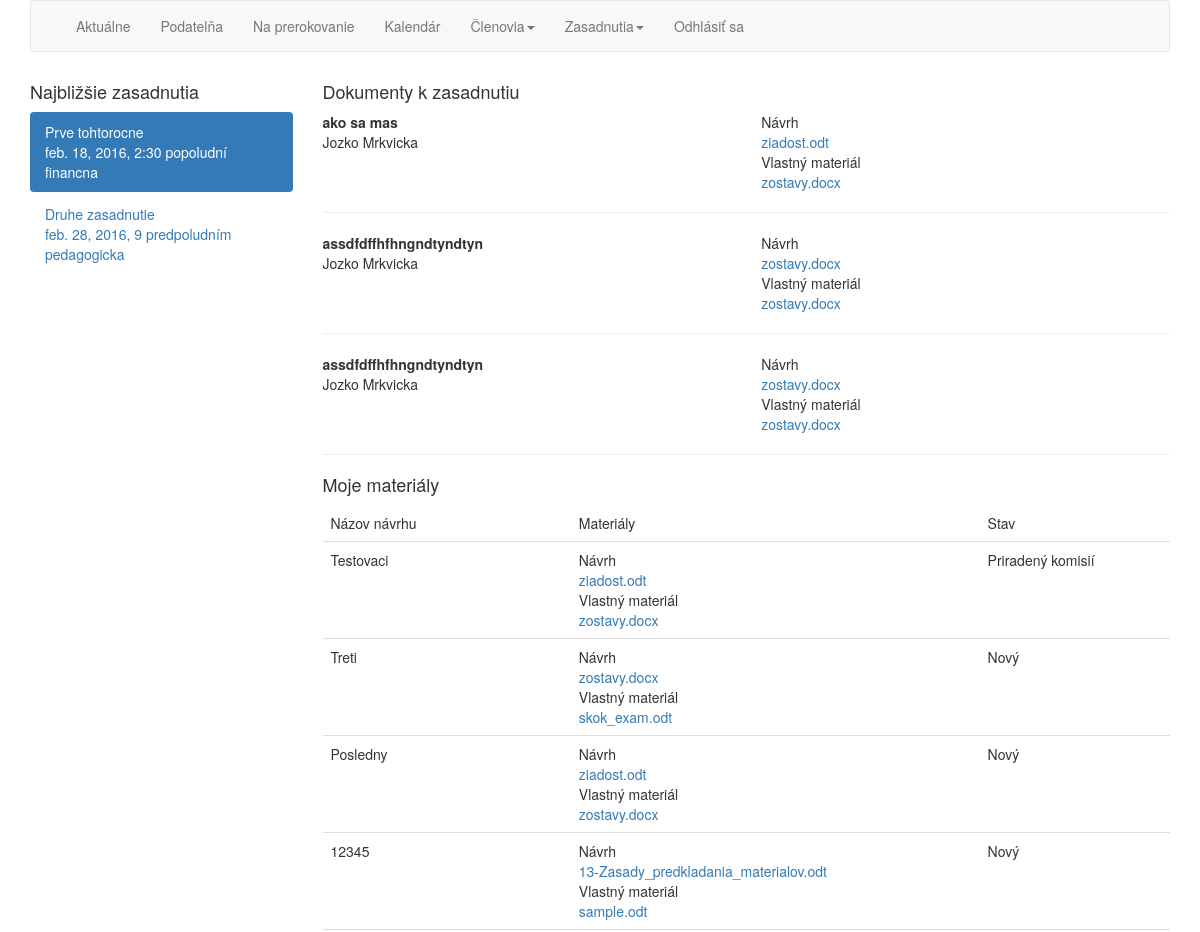
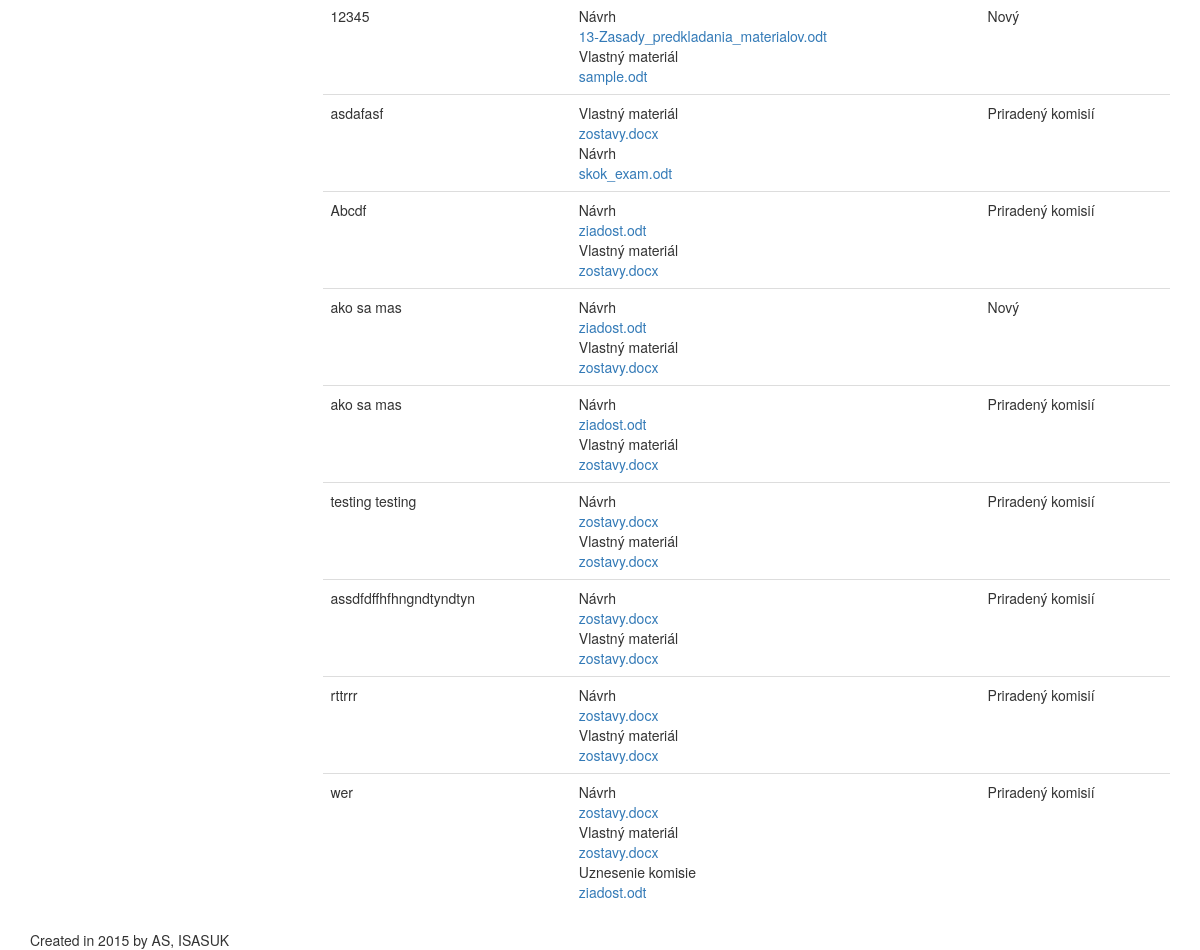
The page /home/a229b80629a84a5d951fc06bd4431f9d (signed in) on the database its author committed (2 pictures, top to bottom).
### isasuk/meeting/models.py (models this page shows)
class Meeting(models.Model):
    id = models.UUIDField(primary_key=True, default=uuid.uuid4, editable=False)
    created_at = models.DateTimeField(auto_now_add=True)
    title = models.CharField(max_length=80)
    date = models.DateTimeField()
    group = models.CharField(max_length=80)
    invitation = models.CharField(max_length=80)

### isasuk/upload/models.py (models this page shows)
class Proposal(models.Model):
    id = models.UUIDField(primary_key=True, default=uuid.uuid4, editable=False)
    creator = models.ForeignKey(User)
    timestamp = models.DateTimeField(auto_now_add=True)
    state = models.CharField(max_length=50)
    name = models.CharField(max_length=80)

class File(models.Model):
    id = models.UUIDField(primary_key=True, default=uuid.uuid4, editable=False)
    proposal_id = models.CharField(max_length=50)
    path = models.CharField(max_length=50)
    name = models.CharField(max_length=50)
    file_type = models.CharField(max_length=50)
    timestamp = models.DateTimeField(auto_now_add=True)

### isasuk/home/views.py (the view)
# urls.py: url(r'(?P<meeting_id>.+)', v.home_view),
@login_required
def home_view(request, meeting_id=None):
    return determine_permissions('home', request, meeting_id)

### isasuk/home/views.py (called while the page is built)
def determine_permissions(view, request, meeting_id):
  return views_permissions[view][request.user.details.role](request, meeting_id)

### isasuk/templatetags/getfiletype.py (called while the page is built)
@register.filter
def getfiletype(key):
  return filetypes[key]

### isasuk/templatetags/getstate.py (called while the page is built)
@register.filter
def getstate(key):
  return statetypes[key]

### isasuk/home/templates/home/main.html
{% extends 'index.html' %}
{% load getfiletype %}
{% load getstate %}
{% block navigation %}
    {% include 'navigation.html' %}
{% endblock%}
{% block content %}
<div class='row'>
    <div class='col-md-3'>
        <h4>Najbližšie zasadnutia</h4>
        <ul class="nav nav-pills nav-stacked">
          {% for meeting in meetings %}
            <li role="presentation"
            {% if meeting.id.hex == id %}
              class='active'
            {% endif %}
            ><a href="/home/{{ meeting.id.hex }}">
              {{ meeting.title }}<br>
              {{ meeting.date }}<br>
              {{ meeting.group }}
              </a>
            </li>
          {% endfor %}
        </ul>
    </div>
    <div class='col-md-9'>
      <div>
        <h4>Dokumenty k zasadnutiu</h4>
          {% for document in actual %}
          <div class="row">
            <div class="col-md-6">
              <strong>{{ document.proposal.name }}</strong><br>
              {{ document.proposal.creator.last_name }} {{ document.proposal.creator.first_name }}<br>
            </div>
            <div class="col-md-6">
              {% for f in document.files %}
                {{ f.file_type|getfiletype }}<br>
                <a href='/viewer/{{document.proposal.id}}/{{f.id}}'>{{ f.name }}</a><br>
              {% endfor %}
            </div>
          </div>
          <hr>
          {% empty %}
            K tomuto zasadnutiu ešte niesú žiadne návrhy
          {% endfor %}
      </div>
      <div>
      <h4>Moje materiály</h4>
         <div>
             {% if documents %}
               <table class="table">
                 <thead>
                   <tr>
                     <td>
                       Názov návrhu
                     </td>
                     <td>
                       Materiály
                     </td>
                     <td>
                       Stav
                     </td>
                   </tr>
                 </thead>
                 <tbody>
               {% for proposal in documents %}
                   <tr>
                     <td>
                      {{ proposal.proposal.name }}
                     </td>
                     <td>
                      {% for f in proposal.files %}
                        {{ f.file_type|getfiletype }}<br>
                        <a href='/viewer/{{proposal.proposal.id}}/{{f.id}}'>{{ f.name }}</a><br>
                      {% endfor %}
                     </td>
                     <td>
                       {{ proposal.proposal.state|getstate }}
                     </td>
                   </tr>
               {% endfor %}
                 </tbody>
               </table>
             {% else %}
               <p>V súčasnosti nemáte žiadne návrhy.</p>
             {% endif %}
             </div>
      </div>
    </div>
</div>
{% endblock %}
{% block footer %}
    {% include 'footer.html' %}
{% endblock %}

### rows shown on the page
Meeting: title "Prve tohtorocne", date "feb. 18, 2016, 2:30 popoludní", group "financna"
Meeting: title "Druhe zasadnutie", date "feb. 28, 2016, 9 predpoludním", group "pedagogicka"
Proposal: proposal.name "ako sa mas", proposal.creator.last_name "Jozko", proposal.creator.first_name "Mrkvicka", proposal.state|getstate "Priradený komisií"
File: file_type|getfiletype "Návrh", name "ziadost.odt"
File: file_type|getfiletype "Vlastný materiál", name "zostavy.docx"
Proposal: proposal.name "assdfdffhfhngndtyndtyn", proposal.creator.last_name "Jozko", proposal.creator.first_name "Mrkvicka", proposal.state|getstate "Priradený komisií"
File: file_type|getfiletype "Návrh", name "zostavy.docx"
File: file_type|getfiletype "Vlastný materiál", name "zostavy.docx"
Proposal: proposal.name "Testovaci", proposal.state|getstate "Priradený komisií"
File: file_type|getfiletype "Návrh", name "ziadost.odt"
File: file_type|getfiletype "Vlastný materiál", name "zostavy.docx"
Proposal: proposal.name "Treti", proposal.state|getstate "Nový"
File: file_type|getfiletype "Návrh", name "zostavy.docx"
File: file_type|getfiletype "Vlastný materiál", name "skok_exam.odt"
Proposal: proposal.name "Posledny", proposal.state|getstate "Nový"
File: file_type|getfiletype "Návrh", name "ziadost.odt"
File: file_type|getfiletype "Vlastný materiál", name "zostavy.docx"
Proposal: proposal.name "12345", proposal.state|getstate "Nový"
File: file_type|getfiletype "Návrh", name "13-Zasady_predkladania_materialov.odt"
File: file_type|getfiletype "Vlastný materiál", name "sample.odt"
Proposal: proposal.name "12345", proposal.state|getstate "Nový"
File: file_type|getfiletype "Návrh", name "13-Zasady_predkladania_materialov.odt"
File: file_type|getfiletype "Vlastný materiál", name "sample.odt"
Proposal: proposal.name "asdafasf", proposal.state|getstate "Priradený komisií"
File: file_type|getfiletype "Vlastný materiál", name "zostavy.docx"
File: file_type|getfiletype "Návrh", name "skok_exam.odt"
Proposal: proposal.name "Abcdf", proposal.state|getstate "Priradený komisií"
File: file_type|getfiletype "Návrh", name "ziadost.odt"
File: file_type|getfiletype "Vlastný materiál", name "zostavy.docx"
Proposal: proposal.name "ako sa mas", proposal.state|getstate "Nový"
File: file_type|getfiletype "Návrh", name "ziadost.odt"
File: file_type|getfiletype "Vlastný materiál", name "zostavy.docx"
Proposal: proposal.name "testing testing", proposal.state|getstate "Priradený komisií"
File: file_type|getfiletype "Návrh", name "zostavy.docx"
File: file_type|getfiletype "Vlastný materiál", name "zostavy.docx"
Proposal: proposal.name "rttrrr", proposal.state|getstate "Priradený komisií"
File: file_type|getfiletype "Návrh", name "zostavy.docx"
File: file_type|getfiletype "Vlastný materiál", name "zostavy.docx"
Proposal: proposal.name "wer", proposal.state|getstate "Priradený komisií"
File: file_type|getfiletype "Návrh", name "zostavy.docx"
File: file_type|getfiletype "Vlastný materiál", name "zostavy.docx"
File: file_type|getfiletype "Uznesenie komisie", name "ziadost.odt"
